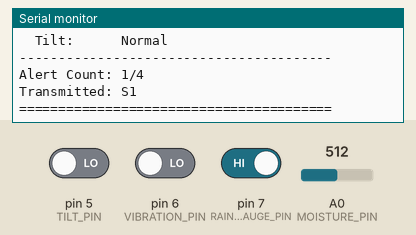
The sketch below on a simulated Arduino Uno, built with avr-gcc and run on an emulated ATmega328P. Parts: the last lines printed to the serial monitor. The test bench sets the inputs (shaded band); at power-on: A0 (MOISTURE_PIN) = 512, pin 5 (TILT_PIN) LOW, pin 6 (VIBRATION_PIN) LOW, pin 7 (RAIN_GAUGE_PIN) HIGH. Random numbers use the default seed unless the sketch sets one; no radio packets arrive unless stated.

Above: at 1.4 s.
1.5 s: A0 (MOISTURE_PIN) set to 306
At 5.71 s:
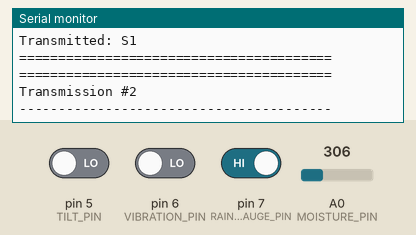
9.3 s: pin 5 (TILT_PIN) driven HIGH
At 16.31 s:
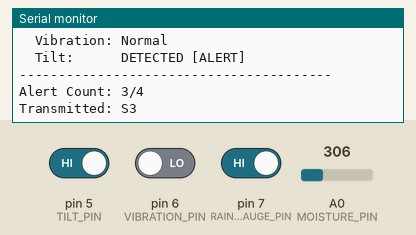
22.8 s: pin 6 (VIBRATION_PIN) driven HIGH
At 32.05 s:
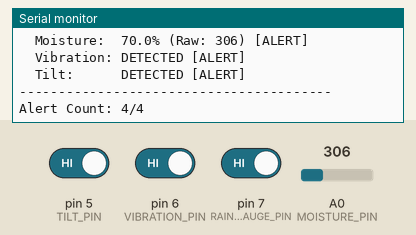
33.4 s: pin 7 (RAIN_GAUGE_PIN) driven LOW
41.2 s: A0 (MOISTURE_PIN) set to 122
At 47.61 s:
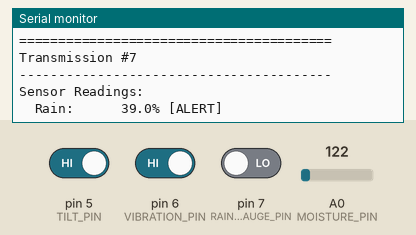
Timing chart, 0 to 49.1 s (numbered marks = the images above; inputs shaded):
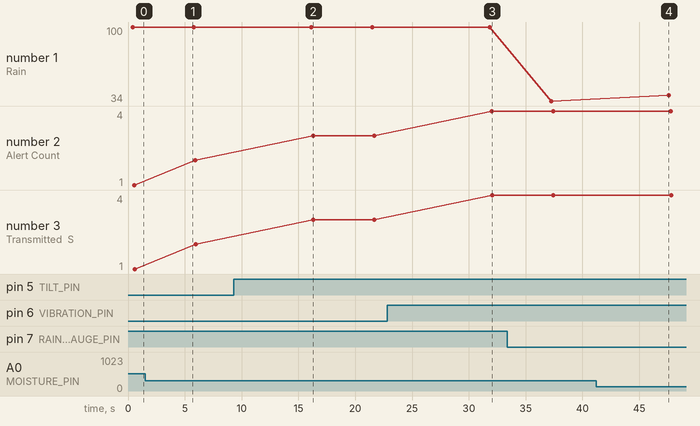

Measured:
- after the input at 9.3 s, the serial monitor: prints a new line after 6.9 s (image 2)
- after the input at 22.8 s, the serial monitor: prints a new line after 9.1 s (image 3)
- plotted number 1: 100 → 34 after the input at 33.4 s

The sketch:

monitor_sensors.ino
```cpp
/*
==============================================
ARDUINO UNO - Landslide Transmitter with Real Sensors
Sends: "A0", "A1", or "A2" (A = Arduino source)
==============================================
*/

#include <SPI.h>
#include <LoRa.h>

// LoRa Pins
#define SS_PIN 10
#define RST_PIN 9
#define DIO0_PIN 2

// Sensor Pins (Your Actual Connections)
#define RAIN_GAUGE_PIN 7    // D7 - Digital input
#define MOISTURE_PIN A0      // A0 - Analog input
#define VIBRATION_PIN 6      // D6 - Digital input
#define TILT_PIN 5           // D5 - Digital input

// Thresholds
#define RAINFALL_THRESHOLD 1.0      // Percentage or tips
#define MOISTURE_THRESHOLD 60.0      // Percentage (0-100%)
#define VIBRATION_THRESHOLD 1        // Digital: 1 = vibration detected
#define TILT_THRESHOLD 1             // Digital: 1 = tilt detected

unsigned int count = 0;
bool firstTx = true;

void setup() {
  Serial.begin(9600);
  while (!Serial);

  // Setup sensor pins
  pinMode(RAIN_GAUGE_PIN, INPUT);
  pinMode(VIBRATION_PIN, INPUT);
  pinMode(TILT_PIN, INPUT);
  // A0 is analog, no pinMode needed

  // Setup LoRa
  LoRa.setPins(SS_PIN, RST_PIN, DIO0_PIN);

  if (!LoRa.begin(433E6)) {
    Serial.println("LoRa init failed!");
    while (1);
  }

  LoRa.setSpreadingFactor(7);
  LoRa.setSignalBandwidth(125E3);
  LoRa.setCodingRate4(5);
  LoRa.setSyncWord(0x12);

  randomSeed(analogRead(A1));  // Use unused analog pin for random seed

  Serial.println("====================================");
  Serial.println("  Arduino Landslide Transmitter");
  Serial.println("  Source ID: A");
  Serial.println("====================================");
  Serial.println("LoRa Ready (433MHz, SF7)");
  Serial.println("\nSensor Pins:");
  Serial.println("  Rain Gauge: D7");
  Serial.println("  Moisture:   A0");
  Serial.println("  Vibration:  D6");
  Serial.println("  Tilt:       D5");
  Serial.println("\nStarting monitoring...\n");
}

void loop() {
  // Read all sensors
  int rainDetected = digitalRead(RAIN_GAUGE_PIN);        // 0 or 1
  int moistureRaw = analogRead(MOISTURE_PIN);            // 0-1023
  int vibrationDetected = digitalRead(VIBRATION_PIN);    // 0 or 1
  int tiltDetected = digitalRead(TILT_PIN);              // 0 or 1

  // Convert moisture to percentage (0-100%)
  // Adjust these values based on your sensor calibration
  // Typical: 0 (in water) to 1023 (in air) - needs inversion
  float moisturePercent = map(moistureRaw, 1023, 0, 0, 100);
  moisturePercent = constrain(moisturePercent, 0, 100);

  // Simulate rainfall value (you can modify this based on rain gauge type)
  // For tipping bucket: count tips over time window
  float rainfallValue = rainDetected ? 100 : random(0, 50);

  // Count alerts based on thresholds
  int alertCount = 0;

  if (rainfallValue > RAINFALL_THRESHOLD) alertCount++;
  if (moisturePercent > MOISTURE_THRESHOLD) alertCount++;
  if (vibrationDetected == VIBRATION_THRESHOLD) alertCount++;
  if (tiltDetected == TILT_THRESHOLD) alertCount++;

  // Create packet: "A" + zone number
  String packet = "S" + String(alertCount);

  // Send via LoRa
  LoRa.beginPacket();
  LoRa.print(packet);
  LoRa.endPacket();

  count++;

  // Print detailed status to Serial Monitor
  Serial.println("========================================");
  Serial.print("Transmission #");
  Serial.println(count);
  Serial.println("----------------------------------------");
  Serial.println("Sensor Readings:");
  Serial.print("  Rain:      ");
  Serial.print(rainfallValue, 1);
  Serial.print("%");
  if (rainfallValue > RAINFALL_THRESHOLD) Serial.print(" [ALERT]");
  Serial.println();

  Serial.print("  Moisture:  ");
  Serial.print(moisturePercent, 1);
  Serial.print("% (Raw: ");
  Serial.print(moistureRaw);
  Serial.print(")");
  if (moisturePercent > MOISTURE_THRESHOLD) Serial.print(" [ALERT]");
  Serial.println();

  Serial.print("  Vibration: ");
  Serial.print(vibrationDetected ? "DETECTED" : "Normal");
  if (vibrationDetected == VIBRATION_THRESHOLD) Serial.print(" [ALERT]");
  Serial.println();

  Serial.print("  Tilt:      ");
  Serial.print(tiltDetected ? "DETECTED" : "Normal");
  if (tiltDetected == TILT_THRESHOLD) Serial.print(" [ALERT]");
  Serial.println();

  Serial.println("----------------------------------------");
  Serial.print("Alert Count: ");
  Serial.print(alertCount);
  Serial.println("/4");

  Serial.print("Transmitted: ");
  Serial.println(packet);
  Serial.println("========================================\n");

  // Alternating delay for timing coordination with RPi5
  if (firstTx) {
    delay(5000);   // 5 seconds
    firstTx = false;
  } else {
    delay(10000);  // 10 seconds
    firstTx = true;
  }
}
```
